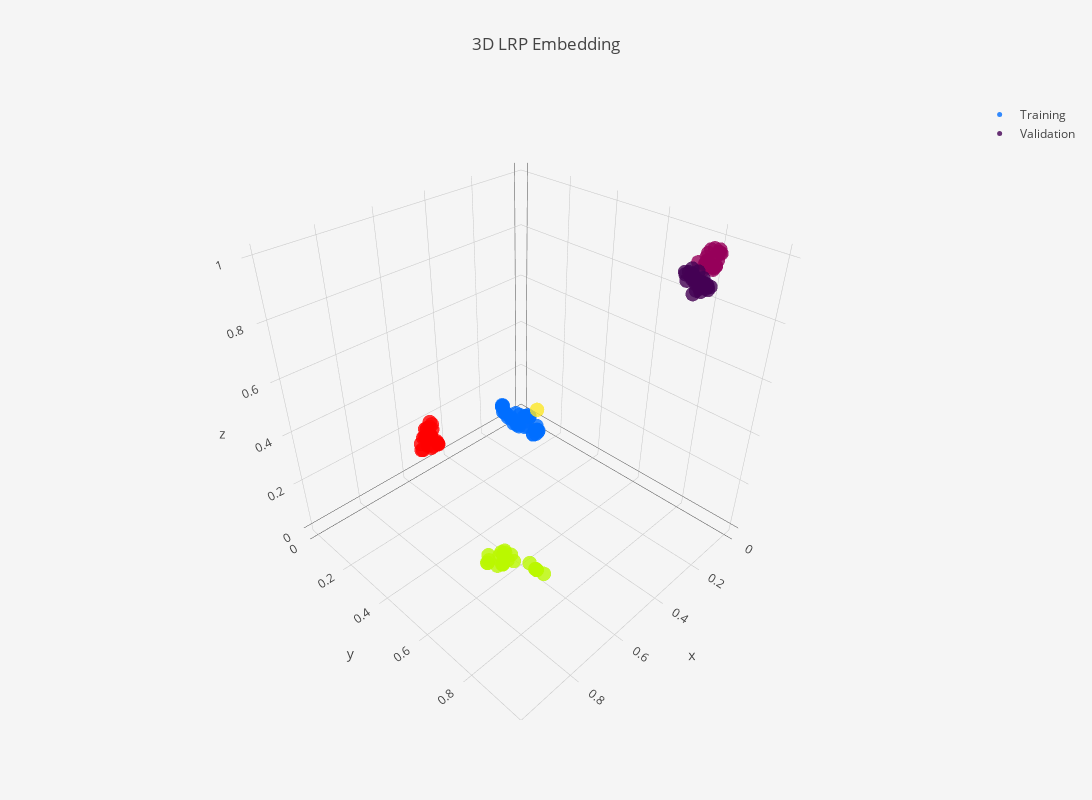

Here is the notebook cell this chart was saved with:
### Code cell
import umap
from matplotlib import pyplot as plt

from sklearn.pipeline import Pipeline

embedding_pipeline = Pipeline([
    ("reducer", umap.UMAP(random_state=42,
                    n_components = 3,
                    n_neighbors=10,
                    min_dist=0)),
   ("scaler", MinMaxScaler())
])
embedding_pipeline.fit(training_lrp)


# reducer = umap.UMAP(random_state=42,
#                     n_components = 2,
#                     n_neighbors=10,
#                     min_dist=0)

# embedding = reducer.fit_transform(training_lrp)

# emb2d = go.Scatter(
#     x=embedding[:,0],
#     y=embedding[:,1],
#     mode="markers"
# )

# layout = go.Layout(
#     title= "2D LRP Embedding"
# )

# data=[emb2d]

# fig = go.Figure(data=data, layout=layout)
# iplot(fig)



embedding = embedding_pipeline.transform(training_lrp)

emb3d = go.Scatter3d(
    x=embedding[:,0],
    y=embedding[:,1],
    z=embedding[:,2],
    mode="markers",
    name="Training",
    marker=dict(
        size=5,
        color=pipeline.clusterer.labels_,
        colorscale="Rainbow",
        opacity=0.8
    ),
    text=pipeline.clusterer.labels_
)

val_3d_embedding = embedding_pipeline.transform(val_lrp)

val_emb3d = go.Scatter3d(
    x=val_3d_embedding[:,0],
    y=val_3d_embedding[:,1],
    z=val_3d_embedding[:,2],
    name="Validation",
    mode="markers",
    marker=dict(
        size=5,
        color=cluster_labels,
        colorscale='Viridis',
        opacity=0.8
#         showscale=True
    ),
    text = cluster_labels
)

layout = go.Layout(
    title="3D LRP Embedding",
    autosize=False,
    width=1200,
    height=800,
    paper_bgcolor='#F5F5F5'
)


data=[emb3d, val_emb3d]

fig = go.Figure(data=data, layout=layout)
iplot(fig, filename='lrp-3d-scatter.html')
